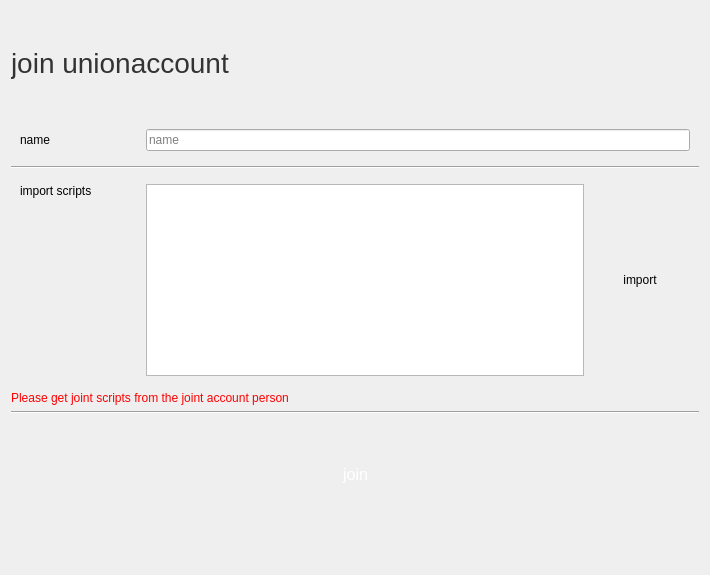
<?xml version="1.0" encoding="UTF-8"?>
<ui version="4.0">
 <class>unionaccountjoin</class>
 <widget class="QWidget" name="unionaccountjoin">
  <property name="geometry">
   <rect>
    <x>0</x>
    <y>0</y>
    <width>710</width>
    <height>575</height>
   </rect>
  </property>
  <property name="windowTitle">
   <string>Form</string>
  </property>
  <layout class="QVBoxLayout" name="verticalLayout">
   <item>
    <widget class="QLabel" name="label">
     <property name="minimumSize">
      <size>
       <width>0</width>
       <height>103</height>
      </size>
     </property>
     <property name="maximumSize">
      <size>
       <width>16777215</width>
       <height>103</height>
      </size>
     </property>
     <property name="styleSheet">
      <string notr="true">font-size : 28px;
color: rgb(51, 51, 51);</string>
     </property>
     <property name="text">
      <string>join unionaccount</string>
     </property>
    </widget>
   </item>
   <item>
    <widget class="QWidget" name="widget" native="true">
     <layout class="QHBoxLayout" name="horizontalLayout">
      <item>
       <widget class="QLabel" name="name">
        <property name="minimumSize">
         <size>
          <width>120</width>
          <height>0</height>
         </size>
        </property>
        <property name="maximumSize">
         <size>
          <width>120</width>
          <height>16777215</height>
         </size>
        </property>
        <property name="text">
         <string>name</string>
        </property>
       </widget>
      </item>
      <item>
       <widget class="QLineEdit" name="lineEdit_name">
        <property name="maxLength">
         <number>8</number>
        </property>
        <property name="placeholderText">
         <string>name</string>
        </property>
       </widget>
      </item>
     </layout>
    </widget>
   </item>
   <item>
    <widget class="Line" name="line">
     <property name="orientation">
      <enum>Qt::Horizontal</enum>
     </property>
    </widget>
   </item>
   <item>
    <widget class="QWidget" name="widget_2" native="true">
     <layout class="QHBoxLayout" name="horizontalLayout_2">
      <item>
       <widget class="QLabel" name="address">
        <property name="minimumSize">
         <size>
          <width>120</width>
          <height>0</height>
         </size>
        </property>
        <property name="maximumSize">
         <size>
          <width>120</width>
          <height>16777215</height>
         </size>
        </property>
        <property name="text">
         <string>import scripts</string>
        </property>
        <property name="alignment">
         <set>Qt::AlignLeading|Qt::AlignLeft|Qt::AlignTop</set>
        </property>
        <property name="wordWrap">
         <bool>true</bool>
        </property>
       </widget>
      </item>
      <item>
       <widget class="QTextEdit" name="textEdit_add"/>
      </item>
      <item>
       <widget class="QPushButton" name="btn_import">
        <property name="minimumSize">
         <size>
          <width>100</width>
          <height>30</height>
         </size>
        </property>
        <property name="maximumSize">
         <size>
          <width>100</width>
          <height>30</height>
         </size>
        </property>
        <property name="styleSheet">
         <string notr="true">background-image: url(:/icons/res/png/ioport.png);border:none</string>
        </property>
        <property name="text">
         <string>import</string>
        </property>
       </widget>
      </item>
     </layout>
    </widget>
   </item>
   <item>
    <widget class="QLabel" name="label_2">
     <property name="styleSheet">
      <string notr="true">color: rgb(255, 0, 0);</string>
     </property>
     <property name="text">
      <string>Please get joint scripts from the joint account person</string>
     </property>
    </widget>
   </item>
   <item>
    <widget class="Line" name="line_2">
     <property name="orientation">
      <enum>Qt::Horizontal</enum>
     </property>
    </widget>
   </item>
   <item>
    <widget class="QLabel" name="label_err">
     <property name="text">
      <string/>
     </property>
    </widget>
   </item>
   <item>
    <widget class="QWidget" name="widget_3" native="true">
     <layout class="QHBoxLayout" name="horizontalLayout_3">
      <item>
       <spacer name="horizontalSpacer_3">
        <property name="orientation">
         <enum>Qt::Horizontal</enum>
        </property>
        <property name="sizeHint" stdset="0">
         <size>
          <width>266</width>
          <height>20</height>
         </size>
        </property>
       </spacer>
      </item>
      <item>
       <widget class="QPushButton" name="joinBtn">
        <property name="minimumSize">
         <size>
          <width>421</width>
          <height>50</height>
         </size>
        </property>
        <property name="maximumSize">
         <size>
          <width>421</width>
          <height>50</height>
         </size>
        </property>
        <property name="styleSheet">
         <string notr="true">background-image: url(:/res/png/buttons/421_50.png);border:none;color: rgb(255,255,255);font-size : 16px;</string>
        </property>
        <property name="text">
         <string>join</string>
        </property>
       </widget>
      </item>
      <item>
       <spacer name="horizontalSpacer_4">
        <property name="orientation">
         <enum>Qt::Horizontal</enum>
        </property>
        <property name="sizeHint" stdset="0">
         <size>
          <width>265</width>
          <height>20</height>
         </size>
        </property>
       </spacer>
      </item>
     </layout>
    </widget>
   </item>
   <item>
    <spacer name="verticalSpacer">
     <property name="orientation">
      <enum>Qt::Vertical</enum>
     </property>
     <property name="sizeHint" stdset="0">
      <size>
       <width>20</width>
       <height>40</height>
      </size>
     </property>
    </spacer>
   </item>
  </layout>
 </widget>
 <resources/>
 <connections/>
</ui>
